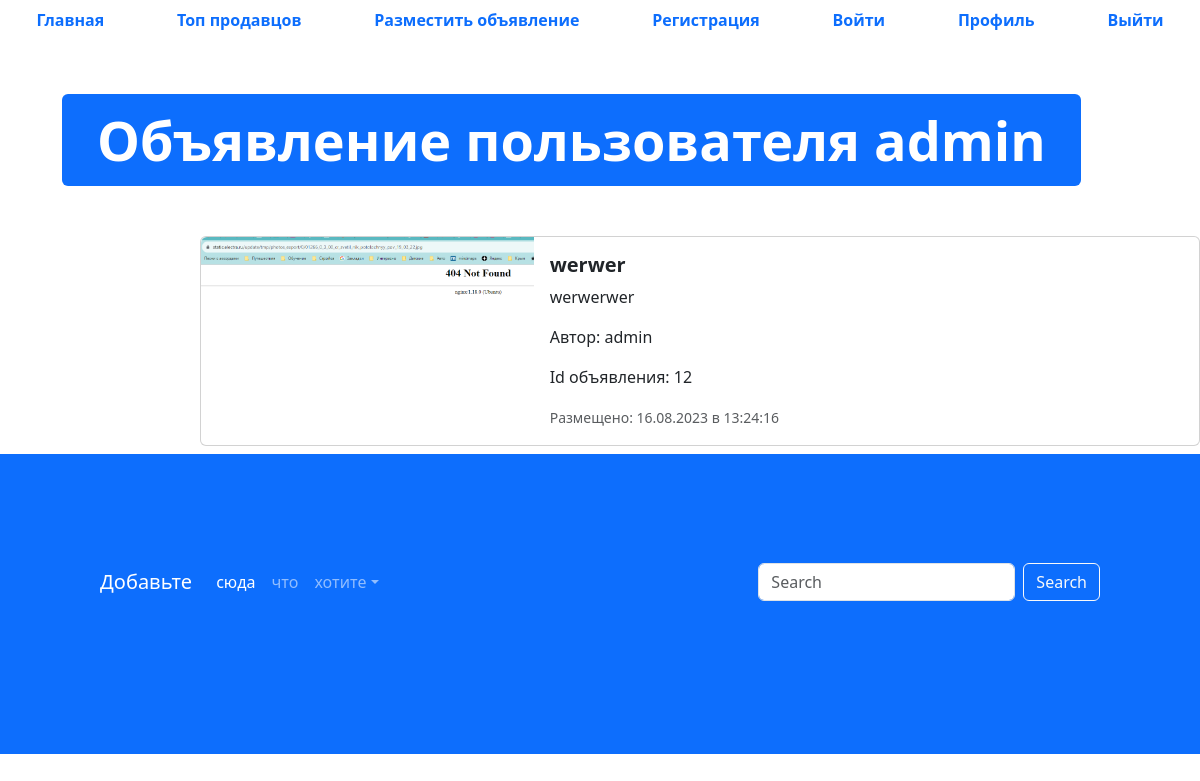
/advertisement/?id=12, run on the app's committed database.
### app_advertisements/models.py (models this page shows, shortened)
class Advertisements(models.Model):
    title = models.CharField("Заголовок", max_length=128)
    description = models.TextField("Описание")
    price = models.DecimalField("Цена", max_digits=17, decimal_places=2)
    auction = models.BooleanField("Торг", help_text="Отметьте, если торг уместен")
    created_at = models.DateTimeField(auto_now_add=True)
    update_at = models.DateTimeField(auto_now=True)
    test_column = models.CharField("test", max_length=100, default='')
    user = models.ForeignKey(User, verbose_name='пользователь', on_delete=models.CASCADE)
    image = models.ImageField('Изображение', upload_to='advertisements/')
    class Meta:
        db_table = "advertisements"
    @admin.display(description='Дата создания')
    def created_date(self):
        from django.utils import timezone
        from django.utils.html import format_html
        if self.created_at.date() == timezone.now().date():
            created_time = self.created_at.time().strftime('%H:%M:%S')
            return format_html(
                '<span style="color: green; font-weight: bold">'
                'Сегодня в {}</span>', created_time
            )
        return self.created_at.strftime('%d.%m.%Y в %H:%M:%S')

### app_advertisements/views.py (the view)
# urls.py: path('advertisement/', advertisement, name='advertisement'),
def advertisement(request):
    id = int(request.GET.get("id"))
    print(f'id from url {id}')
    for adv in Advertisements.objects.all():
        if adv.id == id:
            break
    context = {'adv': adv, 'id_adv': id}
    return render(request, 'advertisement.html', context)

### templates/advertisement.html (shortened to what this page needs)
{%  extends 'base.html' %}
{% load static %}
{% block content %}
  <ul class="nav nav-pills sticky-top bg-white nav-fill">
    <li class="nav-item">
      <a class="nav-link" href="{% url 'main-page' %}">
        <span style="font-weight: bold;">Главная</span>
      </a>
    </li>
    <li class="nav-item">
      <a class="nav-link" href="{% url 'top-sellers' %}"><span style="font-weight: bold;">Топ продавцов</span>
      </a>
    </li>
    <li class="nav-item">
      <a class="nav-link" href="{% url 'advertisement-post' %}">
        <span style="font-weight: bold;">Разместить объявление</span>
      </a>
    </li>
    <li class="nav-item">
      <a class="nav-link" href="{% url 'register' %}">
        <span style="font-weight: bold;">Регистрация</span>
      </a>
    </li>
    <li class="nav-item">
      <a class="nav-link" href="{% url 'login' %}">
        <span style="font-weight: bold;">Войти</span>
      </a>
    </li>
    <li class="nav-item">
      <a class="nav-link" href="{% url 'profile' %}">
        <span style="font-weight: bold;">Профиль</span>
      </a>
    </li>
    <li class="nav-item">
      <a class="nav-link" href="#">
        <span style="font-weight: bold;">Выйти</span>
      </a>
    </li>
  </ul>
  <div class="container" style="margin: 50px;">
    <div class="display-2">
      <span class="badge bg-primary">Объявление пользователя {{ adv.user }}</span>
    </div>
  </div>
  <div class="col offset-2">
    <div class="card mb-2" style="max-width: 1200px; margin-top: 20px;">
      <div class="row g-0">
        <div class="col-md-4">
          <a href="#" class="nav-link">
            <img src="{% if adv.image %} {{ adv.image.url }} {% else %} {% static 'img/adv.png' %} {% endif %}" class="img-fluid rounded-start" alt="Card title">
          </a>
        </div>
        <div class="col">
          <div class="card-body">
            <h5 class="card-title">
              <a href="#" class="nav-link"><strong>{{ adv.title }}</strong></a>
            </h5>
            <p class="card-text">
              {{ adv.description }}
            </p>
            <p>
              <span>Автор: {{ adv.user }}</span>
            </p>
            <p>
              <span>Id объявления: {{ id_adv }}</span>
            </p>
            <p class="card-text"><small class="text-muted">Размещено: {{ adv.created_date }}</small></p>
          </div>
        </div>
      </div>
    </div>
  </div>
  <footer style="padding: 100px; min-height: 300px;" class="bg-primary">
    <nav class="navbar navbar-expand-sm navbar-dark">
      <a class="navbar-brand" href="#">Добавьте</a>
      <div class="collapse navbar-collapse" id="collapsibleNavId">
        <ul class="navbar-nav me-auto mt-2 mt-lg-0">
          <li class="nav-item">
            <a class="nav-link active" href="#" aria-current="page">сюда</a>
          </li>
          <li class="nav-item">
            <a class="nav-link" href="#">что</a>
          </li>
          <li class="nav-item dropdown">
            <a class="nav-link dropdown-toggle" href="#" id="dropdownId" data-bs-toggle="dropdown" aria-haspopup="true"
              aria-expanded="false">хотите</a>
          </li>
        </ul>
        <form class="d-flex my-2 my-lg-0">
          <input class="form-control me-sm-2" type="text" placeholder="Search">
          <button class="btn btn-outline-light my-2 my-sm-0" type="submit">Search</button>
        </form>
      </div>
    </nav>
  </footer>
{% endblock %}

### data on the page
Advertisements: user "admin", image (picture), title "werwer", description "werwerwer", created_date "16.08.2023 в 13:24:16"

### other printed values
{{ id_adv }} "12"
